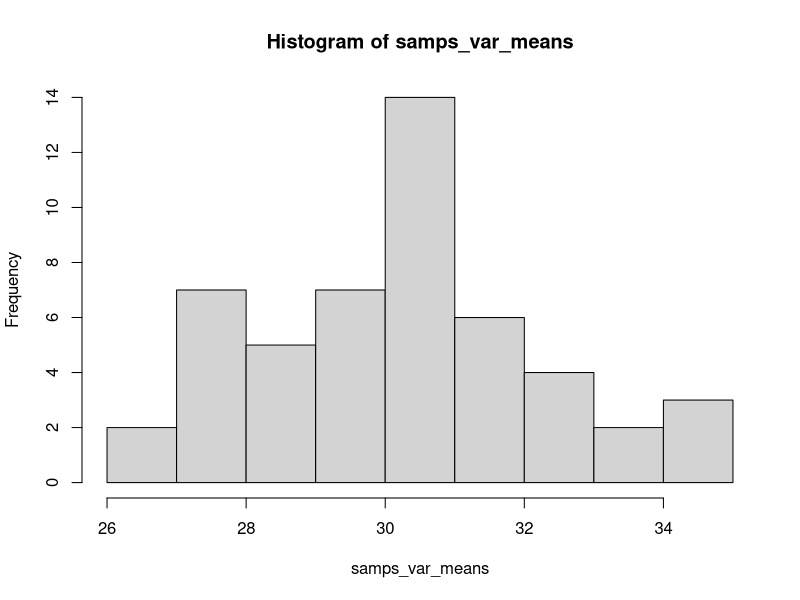

Source code (R): (Note: this script raises an error after producing the figure.)
## ---- chunk 1
set.seed(32)
pop_var <- rnorm(1000, mean = 30, sd = 8) #Define our population random variable
samps_var <- replicate(50, sample(pop_var, 10)) #Take 50 samples of size 10
samps_var_means <- apply(samps_var, 2, mean) #Calculate the mean from each sample
hist(samps_var_means) #Plot the distribution of sample means
## ---- chunk 2
knitr::include_graphics("images/week_2.025.jpeg")
## ---- chunk 3
knitr::include_graphics("images/week_2.028.jpeg")
